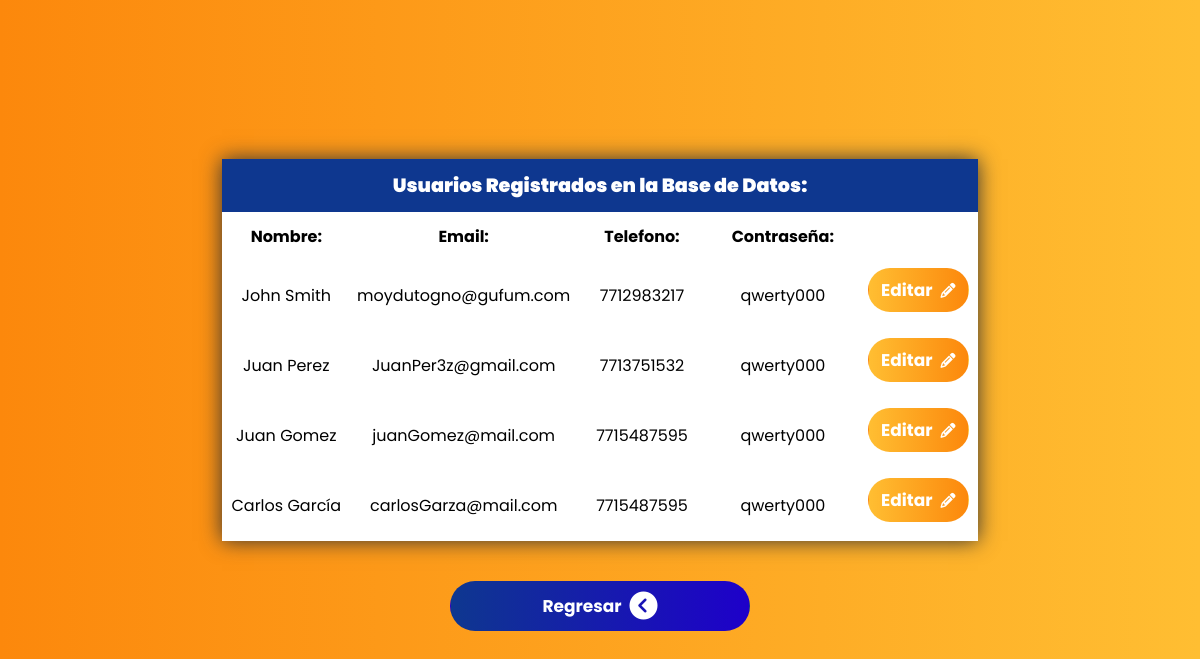
The page /php/tablaVendedor.php (signed in) on the database its author committed.
### tables this page shows
CREATE TABLE `registros` (
  `id` int(11) NOT NULL COMMENT 'Primary Key',
  `nombre` varchar(50) DEFAULT NULL COMMENT 'nombre',
  `email` varchar(80) DEFAULT NULL COMMENT 'email',
  `telefono` char(10) DEFAULT NULL COMMENT 'phone',
  `contrasenia` varchar(30) DEFAULT NULL COMMENT 'password',
  `rol` varchar(13) DEFAULT NULL COMMENT 'rol',
  `lectura` char(2) DEFAULT NULL COMMENT 'ver',
  `escritura` char(2) DEFAULT NULL COMMENT 'editar',
  `status` char(2) DEFAULT NULL COMMENT 'estado'
);

### php/tablaVendedor.php (the view, shortened to what this page needs)
<?php
    include_once "conexion.php";
    $datos = "SELECT * FROM registros WHERE rol != 'Administrador'";
    $usuario = $_SESSION['username'];
    if(!isset($usuario)){
        header("location: ../index.php");
    }else{
        if($_SESSION['userrol'] == 'Administrador'){
            header("location: tablaAdmin.php");
        }
        elseif($_SESSION['userrol'] == 'Cliente'){
            header("location: tabla.php");
        }
        else{
?>
<!DOCTYPE html>
<html lang="es">
<head>
    <link rel="stylesheet" href="../css/all.min.css">
    <link rel="stylesheet" href="../css/homeVendedor.css">
</head>
<body>
    <div class="container">
    <div class="container-table">
        <table class="tabla">
            <caption>Usuarios Registrados en la Base de Datos:</caption>
            <tr>
                <th>Nombre:</th>
                <th>Email:</th>
                <th>Telefono:</th>
                <th>Contraseña:</th>
            </tr>
            <?php
                $resultado = mysqli_query($conexion, $datos);
                $escrituraCuenta = "SELECT escritura FROM registros WHERE email = '$usuario'";
                $escrituraCheck = mysqli_query($conexion, $escrituraCuenta);
                $escritura = mysqli_fetch_assoc($escrituraCheck);
                while($row = mysqli_fetch_assoc($resultado)){
                ?>
                    <tr>
                        <td><?php echo $row['nombre']; ?></td>
                        <td><?php echo $row['email']; ?></td>
                        <td><?php echo $row['telefono']; ?></td>
                        <td><?php echo $row['contrasenia']; ?></td>
                <?php
                    if($escritura['escritura'] == "Si"){
                        ?>
                            <td>
                                <button class="actualizar">
                                    <?php echo "<a href='editarVendedor.php?id=".$row['id']."'>Editar</a>"; ?>
                                    <i class="fa-solid fa-pencil"></i>
                                </button>
                            </td>
                        <?php
                    }
                ?>
                    </tr>
                <?php
                }
                ?>
        </table>
    </div>
        <div class="volver">
            <a href="../panelVendedor.php" class="btn">
                Regresar
                <i class="fa-solid fa-circle-chevron-left"></i>
            </a>
        </div>
    </div>
</body>
</html>
<?php
        }
    }
?>

### css/homeVendedor.css (style rules this page uses)
* { margin: 0; padding: 0; box-sizing: border-box; font-family: 'Poppins', sans-serif; }
body { display: flex; align-items: center; justify-content: center; min-height: 100vh; background: linear-gradient(to right, #fc880c, #ffbe32); }
.container { font-size: 100%; font: inherit; vertical-align: baseline; }
a { display: flex; align-items: center; text-decoration: none; justify-content: center; width: 100%; }
.volver { display: flex; justify-content: center; }
a.btn { border-radius: 100px; margin-top: 40px; width: 25vw; padding: 10px 15px; font-weight: 700; color: white; background: linear-gradient(to left, #1e00ca, #0e378f); }
button i { font-size: 15px; }
i { font-size: 28px; margin-left: 8px; }
.actualizar a { color: white; }
.btn { text-decoration: none; cursor: pointer; font-weight: 700; transition: all .2s; padding: 15px 20px; margin-bottom: 10px; border-radius: 20px; border: 1px solid transparent; color: white; font-size: 17px; }
button { cursor: pointer; font-weight: 700; font-family: Helvetica,"sans-serif"; transition: all .2s; padding: 8px 12px; margin-bottom: 10px; border-radius: 100px; background: linear-gradient(to left, #fc880c, #ffbe32); border: 1px solid transparent; display: flex; align-items: center; color: white; font-size: 17px; transform: 5s; }
table { background-color: white; }
.container-table { box-shadow: 0 0 20px #333; }
table caption { color: white; background-color: #0e378f; padding: 12px; font-size: larger; font-weight: 900; }
table th { padding: 10px 25px; }
table td { text-align: center; padding: 7px; }

### rows shown on the page
registros: nombre "John Smith", email "moydutogno@gufum.com", telefono "7712983217", contrasenia "qwerty000"
registros: nombre "Juan Perez", email "JuanPer3z@gmail.com", telefono "7713751532", contrasenia "qwerty000"
registros: nombre "Juan Gomez", email "juanGomez@mail.com", telefono "7715487595", contrasenia "qwerty000"
registros: nombre "Carlos García", email "carlosGarza@mail.com", telefono "7715487595", contrasenia "qwerty000"
